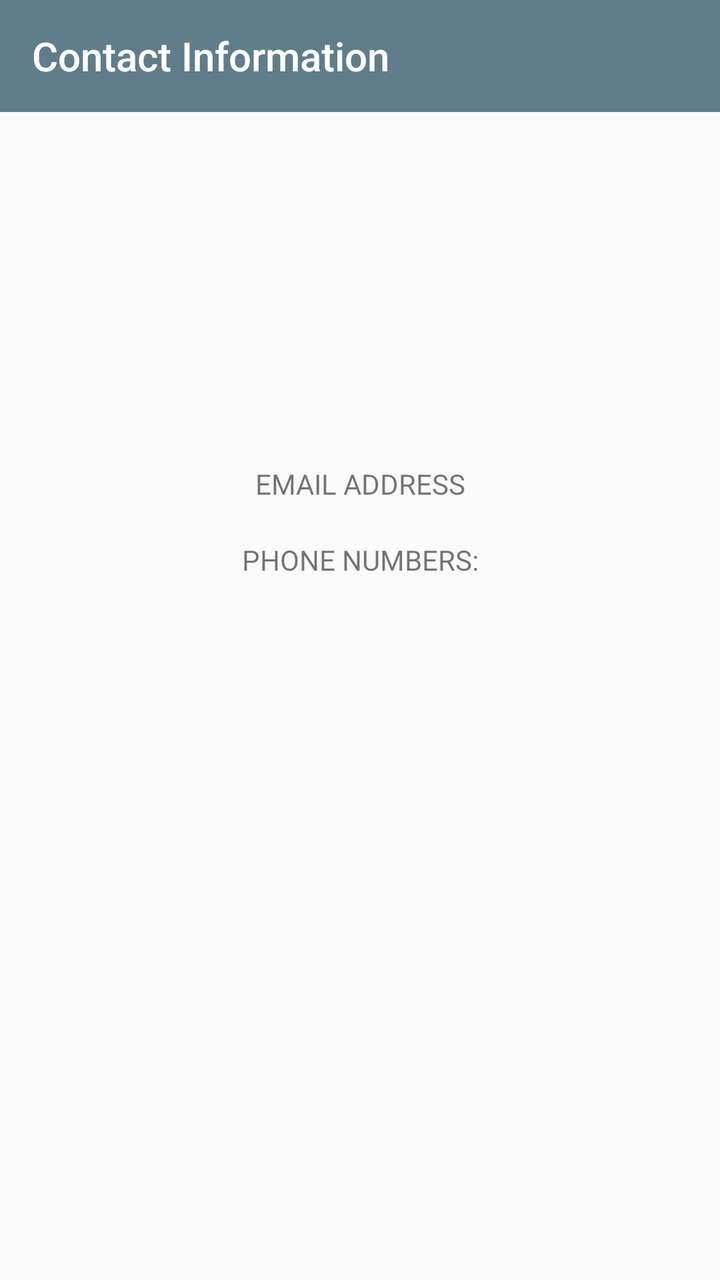
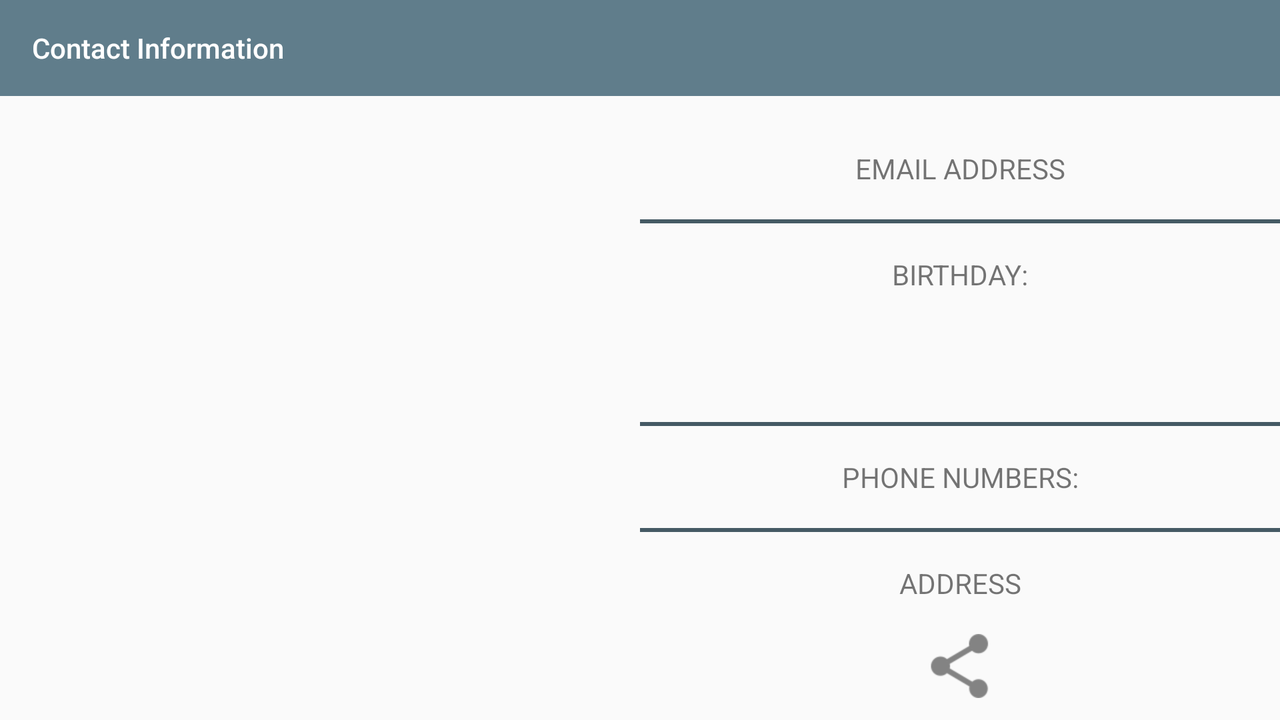

The same Android screen from two of the app's own layout files: first res/layout/ as a phone draws it, then the repository's variant for another configuration, drawn on a device whose configuration selects that folder. Both files follow.
<!-- AndroidManifest.xml: application theme AppTheme -->
<!-- res/layout/activity_view_info.xml -->
<?xml version="1.0" encoding="utf-8"?>
<RelativeLayout xmlns:android="http://schemas.android.com/apk/res/android"
    xmlns:app="http://schemas.android.com/apk/res-auto"
    xmlns:tools="http://schemas.android.com/tools"
    android:layout_width="match_parent"
    android:layout_height="match_parent"
    tools:context=".activity.ViewInfoActivity">

    <android.support.design.widget.AppBarLayout
        android:id="@+id/app_bar_view_activity"
        android:layout_width="match_parent"
        android:layout_height="wrap_content">

        <android.support.v7.widget.Toolbar
            android:id="@+id/toolbar_view_info"
            android:layout_width="match_parent"
            android:layout_height="?android:attr/actionBarSize"
            app:title="@string/view_info_activity_name"
            app:titleTextColor="@color/white" />
    </android.support.design.widget.AppBarLayout>

    <LinearLayout
        android:id="@+id/linear_info_container"
        android:layout_width="match_parent"
        android:layout_height="match_parent"
        android:layout_below="@id/app_bar_view_activity"
        android:orientation="vertical">

        <ImageView
            android:id="@+id/image_view_photo"
            android:layout_width="96dp"
            android:layout_height="96dp"
            android:layout_gravity="center"
            android:layout_marginTop="16dp"
            android:contentDescription="@string/user_photo_description" />

        <TextView
            android:id="@+id/textview_name_contact"
            android:layout_width="match_parent"
            android:layout_height="wrap_content"
            android:gravity="center"
            android:textSize="@dimen/title_size" />

        <TextView
            android:id="@+id/textview_email_contact"
            android:layout_width="match_parent"
            android:layout_height="wrap_content"
            android:gravity="center"
            android:textAllCaps="true"
            android:text="@string/email_address_text"/>
        <android.support.v7.widget.RecyclerView
            android:id="@+id/email_container"
            android:layout_width="match_parent"
            android:layout_height="wrap_content"/>

        <TextView
            android:id="@+id/textview_birthday_contact"
            android:layout_width="match_parent"
            android:layout_height="wrap_content"
            android:gravity="center" />

        <TextView
            android:id="@+id/textview_phone_contact"
            android:layout_width="match_parent"
            android:layout_height="wrap_content"
            android:gravity="center"
            android:text="@string/phone_numers_text" />
        <android.support.v7.widget.RecyclerView
            android:id="@+id/phones_container"
            android:layout_width="match_parent"
            android:layout_height="wrap_content"
            android:layout_gravity="center"/>
    </LinearLayout>


</RelativeLayout>
<!-- resources referenced by this layout -->
<resources>
  <color name="white">#FFFFFF</color>
  <dimen name="title_size">48sp</dimen>
  <string name="email_address_text">Email address</string>
  <string name="phone_numers_text">PHONE NUMBERS:</string>
  <string name="user_photo_description">user photo</string>
  <string name="view_info_activity_name">Contact Information</string>
  <style name="AppTheme" parent="Theme.AppCompat.Light.NoActionBar">
          
          <item name="colorPrimary">@color/colorPrimary</item>
          <item name="colorPrimaryDark">@color/colorPrimaryDark</item>
          <item name="colorAccent">@color/colorAccent</item>
          <item name="colorControlNormal">@color/white</item>
          <item name="cardViewStyle">@style/CardView</item>
          <item name="actionMenuTextColor">@color/white</item>
      </style>
  <color name="colorPrimary">#607D8B</color>
  <color name="colorPrimaryDark">#455A64</color>
  <color name="colorAccent">#00BCD4</color>
</resources>
<!-- res/layout-land/activity_view_info.xml (the repository's variant of the layout above) -->
<!-- drawn on the phone turned sideways -->
<?xml version="1.0" encoding="utf-8"?>
<RelativeLayout xmlns:android="http://schemas.android.com/apk/res/android"
    xmlns:app="http://schemas.android.com/apk/res-auto"
    xmlns:tools="http://schemas.android.com/tools"
    android:layout_width="match_parent"
    android:layout_height="match_parent"
    tools:context=".activity.ViewInfoActivity">

    <android.support.design.widget.AppBarLayout
        android:id="@+id/app_bar_view_activity"
        android:layout_width="match_parent"
        android:layout_height="wrap_content">

        <android.support.v7.widget.Toolbar
            android:id="@+id/toolbar_view_info"
            android:layout_width="match_parent"
            android:layout_height="?android:attr/actionBarSize"
            app:title="@string/view_info_activity_name"
            app:titleTextColor="@color/white" />
    </android.support.design.widget.AppBarLayout>

    <LinearLayout
        android:layout_width="match_parent"
        android:layout_height="match_parent"
        android:layout_below="@id/app_bar_view_activity">

        <LinearLayout
            android:id="@+id/photo_name"
            android:layout_width="0dp"
            android:layout_height="match_parent"
            android:layout_weight="1"
            android:background="@color/casiwhite"
            android:clipToPadding="false"
            android:gravity="center"
            android:orientation="vertical">

            <ImageView
                android:id="@+id/image_view_photo"
                android:layout_width="96dp"
                android:layout_height="96dp"
                android:layout_gravity="center"
                android:layout_marginTop="16dp"
                android:contentDescription="@string/user_photo_description" />

            <TextView
                android:id="@+id/textview_name_contact"
                android:layout_width="match_parent"
                android:layout_height="wrap_content"
                android:gravity="center"
                android:textSize="@dimen/title_size" />

        </LinearLayout>

        <LinearLayout
            android:layout_width="0dp"
            android:layout_height="match_parent"
            android:layout_weight="1"
            android:gravity="center">

            <ScrollView
                android:layout_width="match_parent"
                android:layout_height="wrap_content">

                <LinearLayout
                    android:id="@+id/linear_info_container"
                    android:layout_width="match_parent"
                    android:layout_height="wrap_content"
                    android:orientation="vertical">

                    <TextView
                        android:id="@+id/textview_email_contact"
                        android:layout_width="match_parent"
                        android:layout_height="wrap_content"
                        android:layout_marginTop="@dimen/margin_16dp"
                        android:gravity="center"
                        android:text="@string/email_address_text"
                        android:textAllCaps="true" />

                    <android.support.v7.widget.RecyclerView
                        android:id="@+id/email_container"
                        android:layout_width="match_parent"
                        android:layout_height="wrap_content"
                        android:layout_marginBottom="@dimen/margin_16dp" />

                    <TextView
                        android:layout_width="match_parent"
                        android:layout_height="2dp"
                        android:background="@color/colorPrimaryDark" />

                    <TextView
                        android:id="@+id/textview_birthday"
                        android:layout_width="match_parent"
                        android:layout_height="wrap_content"
                        android:layout_marginTop="@dimen/margin_16dp"
                        android:gravity="center"
                        android:text="@string/birthday_text"
                        android:textAllCaps="true" />

                    <TextView
                        android:id="@+id/textview_birthday_contact"
                        android:layout_width="match_parent"
                        android:layout_height="wrap_content"
                        android:layout_marginBottom="@dimen/margin_16dp"
                        android:layout_marginTop="@dimen/margin_16dp"
                        android:gravity="center"
                        android:textSize="@dimen/text_24sp_size" />

                    <TextView
                        android:layout_width="match_parent"
                        android:layout_height="2dp"
                        android:background="@color/colorPrimaryDark" />

                    <TextView
                        android:id="@+id/textview_phone_contact"
                        android:layout_width="match_parent"
                        android:layout_height="wrap_content"
                        android:layout_marginTop="@dimen/margin_16dp"
                        android:gravity="center"
                        android:text="@string/phone_numers_text" />

                    <android.support.v7.widget.RecyclerView
                        android:id="@+id/phones_container"
                        android:layout_width="match_parent"
                        android:layout_height="wrap_content"
                        android:layout_gravity="center"
                        android:layout_marginBottom="@dimen/margin_16dp"
                        android:isScrollContainer="false" />

                    <TextView
                        android:layout_width="match_parent"
                        android:layout_height="2dp"
                        android:background="@color/colorPrimaryDark" />

                    <TextView
                        android:id="@+id/textview_address_contact"
                        android:layout_width="match_parent"
                        android:layout_height="wrap_content"
                        android:layout_marginTop="@dimen/margin_16dp"
                        android:gravity="center"
                        android:text="@string/address_text_view" />

                    <android.support.v7.widget.RecyclerView
                        android:id="@+id/address_container"
                        android:layout_width="match_parent"
                        android:layout_height="wrap_content"
                        android:layout_gravity="center"
                        android:layout_marginBottom="@dimen/margin_16dp"
                        android:isScrollContainer="false" />

                    <ImageButton
                        android:id="@+id/shareButton"
                        android:layout_width="wrap_content"
                        android:layout_height="wrap_content"
                        android:layout_gravity="center"
                        android:background="@null"
                        android:src="@drawable/share_icon" />
                </LinearLayout>
            </ScrollView>
        </LinearLayout>
    </LinearLayout>


</RelativeLayout>
<!-- resources referenced by the variant -->
<!-- as the phone turned sideways resolves them -->
<resources>
  <color name="colorPrimaryDark">#455A64</color>
  <color name="white">#FFFFFF</color>
  <dimen name="margin_16dp">16dp</dimen>
  <dimen name="text_24sp_size">24sp</dimen>
  <dimen name="title_size">48sp</dimen>
  <!-- drawable share_icon: png bitmap (drawable-mdpi, 572 bytes) -->
  <string name="address_text_view">ADDRESS</string>
  <string name="birthday_text">Birthday:</string>
  <string name="email_address_text">Email address</string>
  <string name="phone_numers_text">PHONE NUMBERS:</string>
  <string name="user_photo_description">user photo</string>
  <string name="view_info_activity_name">Contact Information</string>
  <style name="AppTheme" parent="Theme.AppCompat.Light.NoActionBar">
          
          <item name="colorPrimary">@color/colorPrimary</item>
          <item name="colorPrimaryDark">@color/colorPrimaryDark</item>
          <item name="colorAccent">@color/colorAccent</item>
          <item name="colorControlNormal">@color/white</item>
          <item name="cardViewStyle">@style/CardView</item>
          <item name="actionMenuTextColor">@color/white</item>
      </style>
  <color name="colorPrimary">#607D8B</color>
  <color name="colorAccent">#00BCD4</color>
</resources>
